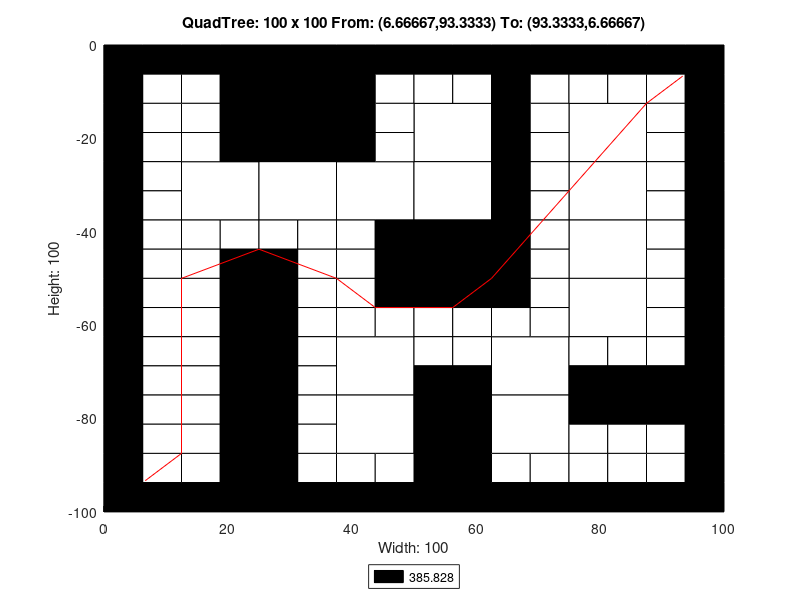

This figure's MATLAB source:
axis([0 100 -100 0]);
title('QuadTree: 100 x 100 From: (6.66667,93.3333) To: (93.3333,6.66667)');
xlabel('Width: 100');
ylabel('Height: 100');
rectangle('Position',[25 -12.5 12.5 12.5], 'FaceColor',[0 0 0]);
rectangle('Position',[25 -25 12.5 12.5], 'FaceColor',[0 0 0]);
rectangle('Position',[12.5 -37.5 12.5 12.5], 'FaceColor',[1 1 1]);
rectangle('Position',[25 -37.5 12.5 12.5], 'FaceColor',[1 1 1]);
rectangle('Position',[37.5 -37.5 12.5 12.5], 'FaceColor',[1 1 1]);
rectangle('Position',[50 -25 12.5 12.5], 'FaceColor',[1 1 1]);
rectangle('Position',[75 -25 12.5 12.5], 'FaceColor',[1 1 1]);
rectangle('Position',[50 -37.5 12.5 12.5], 'FaceColor',[1 1 1]);
rectangle('Position',[50 -50 12.5 12.5], 'FaceColor',[0 0 0]);
rectangle('Position',[75 -37.5 12.5 12.5], 'FaceColor',[1 1 1]);
rectangle('Position',[75 -50 12.5 12.5], 'FaceColor',[1 1 1]);
rectangle('Position',[37.5 -75 12.5 12.5], 'FaceColor',[1 1 1]);
rectangle('Position',[37.5 -87.5 12.5 12.5], 'FaceColor',[1 1 1]);
rectangle('Position',[62.5 -75 12.5 12.5], 'FaceColor',[1 1 1]);
rectangle('Position',[75 -62.5 12.5 12.5], 'FaceColor',[1 1 1]);
rectangle('Position',[50 -87.5 12.5 12.5], 'FaceColor',[0 0 0]);
rectangle('Position',[62.5 -87.5 12.5 12.5], 'FaceColor',[1 1 1]);
rectangle('Position',[50 -100 12.5 12.5], 'FaceColor',[0 0 0]);
rectangle('Position',[0 -6.25 6.25 6.25], 'FaceColor',[0 0 0]);
rectangle('Position',[6.25 -6.25 6.25 6.25], 'FaceColor',[0 0 0]);
rectangle('Position',[0 -12.5 6.25 6.25], 'FaceColor',[0 0 0]);
rectangle('Position',[6.25 -12.5 6.25 6.25], 'FaceColor',[1 1 1]);
rectangle('Position',[12.5 -6.25 6.25 6.25], 'FaceColor',[0 0 0]);
rectangle('Position',[18.75 -6.25 6.25 6.25], 'FaceColor',[0 0 0]);
rectangle('Position',[12.5 -12.5 6.25 6.25], 'FaceColor',[1 1 1]);
rectangle('Position',[18.75 -12.5 6.25 6.25], 'FaceColor',[0 0 0]);
rectangle('Position',[0 -18.75 6.25 6.25], 'FaceColor',[0 0 0]);
rectangle('Position',[6.25 -18.75 6.25 6.25], 'FaceColor',[1 1 1]);
rectangle('Position',[0 -25 6.25 6.25], 'FaceColor',[0 0 0]);
rectangle('Position',[6.25 -25 6.25 6.25], 'FaceColor',[1 1 1]);
rectangle('Position',[12.5 -18.75 6.25 6.25], 'FaceColor',[1 1 1]);
rectangle('Position',[18.75 -18.75 6.25 6.25], 'FaceColor',[0 0 0]);
rectangle('Position',[12.5 -25 6.25 6.25], 'FaceColor',[1 1 1]);
rectangle('Position',[18.75 -25 6.25 6.25], 'FaceColor',[0 0 0]);
rectangle('Position',[37.5 -6.25 6.25 6.25], 'FaceColor',[0 0 0]);
rectangle('Position',[43.75 -6.25 6.25 6.25], 'FaceColor',[0 0 0]);
rectangle('Position',[37.5 -12.5 6.25 6.25], 'FaceColor',[0 0 0]);
rectangle('Position',[43.75 -12.5 6.25 6.25], 'FaceColor',[1 1 1]);
rectangle('Position',[37.5 -18.75 6.25 6.25], 'FaceColor',[0 0 0]);
rectangle('Position',[43.75 -18.75 6.25 6.25], 'FaceColor',[1 1 1]);
rectangle('Position',[37.5 -25 6.25 6.25], 'FaceColor',[0 0 0]);
rectangle('Position',[43.75 -25 6.25 6.25], 'FaceColor',[1 1 1]);
rectangle('Position',[0 -31.25 6.25 6.25], 'FaceColor',[0 0 0]);
rectangle('Position',[6.25 -31.25 6.25 6.25], 'FaceColor',[1 1 1]);
rectangle('Position',[0 -37.5 6.25 6.25], 'FaceColor',[0 0 0]);
rectangle('Position',[6.25 -37.5 6.25 6.25], 'FaceColor',[1 1 1]);
rectangle('Position',[0 -43.75 6.25 6.25], 'FaceColor',[0 0 0]);
rectangle('Position',[6.25 -43.75 6.25 6.25], 'FaceColor',[1 1 1]);
rectangle('Position',[0 -50 6.25 6.25], 'FaceColor',[0 0 0]);
rectangle('Position',[6.25 -50 6.25 6.25], 'FaceColor',[1 1 1]);
rectangle('Position',[12.5 -43.75 6.25 6.25], 'FaceColor',[1 1 1]);
rectangle('Position',[18.75 -43.75 6.25 6.25], 'FaceColor',[1 1 1]);
rectangle('Position',[12.5 -50 6.25 6.25], 'FaceColor',[1 1 1]);
rectangle('Position',[18.75 -50 6.25 6.25], 'FaceColor',[0 0 0]);
rectangle('Position',[25 -43.75 6.25 6.25], 'FaceColor',[1 1 1]);
rectangle('Position',[31.25 -43.75 6.25 6.25], 'FaceColor',[1 1 1]);
rectangle('Position',[25 -50 6.25 6.25], 'FaceColor',[0 0 0]);
rectangle('Position',[31.25 -50 6.25 6.25], 'FaceColor',[1 1 1]);
rectangle('Position',[37.5 -43.75 6.25 6.25], 'FaceColor',[1 1 1]);
rectangle('Position',[43.75 -43.75 6.25 6.25], 'FaceColor',[0 0 0]);
rectangle('Position',[37.5 -50 6.25 6.25], 'FaceColor',[1 1 1]);
rectangle('Position',[43.75 -50 6.25 6.25], 'FaceColor',[0 0 0]);
rectangle('Position',[50 -6.25 6.25 6.25], 'FaceColor',[0 0 0]);
rectangle('Position',[56.25 -6.25 6.25 6.25], 'FaceColor',[0 0 0]);
rectangle('Position',[50 -12.5 6.25 6.25], 'FaceColor',[1 1 1]);
rectangle('Position',[56.25 -12.5 6.25 6.25], 'FaceColor',[1 1 1]);
rectangle('Position',[62.5 -6.25 6.25 6.25], 'FaceColor',[0 0 0]);
rectangle('Position',[68.75 -6.25 6.25 6.25], 'FaceColor',[0 0 0]);
rectangle('Position',[62.5 -12.5 6.25 6.25], 'FaceColor',[0 0 0]);
rectangle('Position',[68.75 -12.5 6.25 6.25], 'FaceColor',[1 1 1]);
rectangle('Position',[62.5 -18.75 6.25 6.25], 'FaceColor',[0 0 0]);
rectangle('Position',[68.75 -18.75 6.25 6.25], 'FaceColor',[1 1 1]);
rectangle('Position',[62.5 -25 6.25 6.25], 'FaceColor',[0 0 0]);
rectangle('Position',[68.75 -25 6.25 6.25], 'FaceColor',[1 1 1]);
rectangle('Position',[75 -6.25 6.25 6.25], 'FaceColor',[0 0 0]);
rectangle('Position',[81.25 -6.25 6.25 6.25], 'FaceColor',[0 0 0]);
rectangle('Position',[75 -12.5 6.25 6.25], 'FaceColor',[1 1 1]);
rectangle('Position',[81.25 -12.5 6.25 6.25], 'FaceColor',[1 1 1]);
rectangle('Position',[87.5 -6.25 6.25 6.25], 'FaceColor',[0 0 0]);
rectangle('Position',[93.75 -6.25 6.25 6.25], 'FaceColor',[0 0 0]);
rectangle('Position',[87.5 -12.5 6.25 6.25], 'FaceColor',[1 1 1]);
rectangle('Position',[93.75 -12.5 6.25 6.25], 'FaceColor',[0 0 0]);
rectangle('Position',[87.5 -18.75 6.25 6.25], 'FaceColor',[1 1 1]);
rectangle('Position',[93.75 -18.75 6.25 6.25], 'FaceColor',[0 0 0]);
rectangle('Position',[87.5 -25 6.25 6.25], 'FaceColor',[1 1 1]);
rectangle('Position',[93.75 -25 6.25 6.25], 'FaceColor',[0 0 0]);
rectangle('Position',[62.5 -31.25 6.25 6.25], 'FaceColor',[0 0 0]);
rectangle('Position',[68.75 -31.25 6.25 6.25], 'FaceColor',[1 1 1]);
rectangle('Position',[62.5 -37.5 6.25 6.25], 'FaceColor',[0 0 0]);
rectangle('Position',[68.75 -37.5 6.25 6.25], 'FaceColor',[1 1 1]);
rectangle('Position',[62.5 -43.75 6.25 6.25], 'FaceColor',[0 0 0]);
rectangle('Position',[68.75 -43.75 6.25 6.25], 'FaceColor',[1 1 1]);
rectangle('Position',[62.5 -50 6.25 6.25], 'FaceColor',[0 0 0]);
rectangle('Position',[68.75 -50 6.25 6.25], 'FaceColor',[1 1 1]);
rectangle('Position',[87.5 -31.25 6.25 6.25], 'FaceColor',[1 1 1]);
rectangle('Position',[93.75 -31.25 6.25 6.25], 'FaceColor',[0 0 0]);
rectangle('Position',[87.5 -37.5 6.25 6.25], 'FaceColor',[1 1 1]);
rectangle('Position',[93.75 -37.5 6.25 6.25], 'FaceColor',[0 0 0]);
rectangle('Position',[87.5 -43.75 6.25 6.25], 'FaceColor',[1 1 1]);
rectangle('Position',[93.75 -43.75 6.25 6.25], 'FaceColor',[0 0 0]);
rectangle('Position',[87.5 -50 6.25 6.25], 'FaceColor',[1 1 1]);
rectangle('Position',[93.75 -50 6.25 6.25], 'FaceColor',[0 0 0]);
rectangle('Position',[0 -56.25 6.25 6.25], 'FaceColor',[0 0 0]);
rectangle('Position',[6.25 -56.25 6.25 6.25], 'FaceColor',[1 1 1]);
rectangle('Position',[0 -62.5 6.25 6.25], 'FaceColor',[0 0 0]);
rectangle('Position',[6.25 -62.5 6.25 6.25], 'FaceColor',[1 1 1]);
rectangle('Position',[12.5 -56.25 6.25 6.25], 'FaceColor',[1 1 1]);
rectangle('Position',[18.75 -56.25 6.25 6.25], 'FaceColor',[0 0 0]);
rectangle('Position',[12.5 -62.5 6.25 6.25], 'FaceColor',[1 1 1]);
rectangle('Position',[18.75 -62.5 6.25 6.25], 'FaceColor',[0 0 0]);
rectangle('Position',[0 -68.75 6.25 6.25], 'FaceColor',[0 0 0]);
rectangle('Position',[6.25 -68.75 6.25 6.25], 'FaceColor',[1 1 1]);
rectangle('Position',[0 -75 6.25 6.25], 'FaceColor',[0 0 0]);
rectangle('Position',[6.25 -75 6.25 6.25], 'FaceColor',[1 1 1]);
rectangle('Position',[12.5 -68.75 6.25 6.25], 'FaceColor',[1 1 1]);
rectangle('Position',[18.75 -68.75 6.25 6.25], 'FaceColor',[0 0 0]);
rectangle('Position',[12.5 -75 6.25 6.25], 'FaceColor',[1 1 1]);
rectangle('Position',[18.75 -75 6.25 6.25], 'FaceColor',[0 0 0]);
rectangle('Position',[25 -56.25 6.25 6.25], 'FaceColor',[0 0 0]);
rectangle('Position',[31.25 -56.25 6.25 6.25], 'FaceColor',[1 1 1]);
rectangle('Position',[25 -62.5 6.25 6.25], 'FaceColor',[0 0 0]);
rectangle('Position',[31.25 -62.5 6.25 6.25], 'FaceColor',[1 1 1]);
rectangle('Position',[37.5 -56.25 6.25 6.25], 'FaceColor',[1 1 1]);
rectangle('Position',[43.75 -56.25 6.25 6.25], 'FaceColor',[0 0 0]);
rectangle('Position',[37.5 -62.5 6.25 6.25], 'FaceColor',[1 1 1]);
rectangle('Position',[43.75 -62.5 6.25 6.25], 'FaceColor',[1 1 1]);
rectangle('Position',[25 -68.75 6.25 6.25], 'FaceColor',[0 0 0]);
rectangle('Position',[31.25 -68.75 6.25 6.25], 'FaceColor',[1 1 1]);
rectangle('Position',[25 -75 6.25 6.25], 'FaceColor',[0 0 0]);
rectangle('Position',[31.25 -75 6.25 6.25], 'FaceColor',[1 1 1]);
rectangle('Position',[0 -81.25 6.25 6.25], 'FaceColor',[0 0 0]);
rectangle('Position',[6.25 -81.25 6.25 6.25], 'FaceColor',[1 1 1]);
rectangle('Position',[0 -87.5 6.25 6.25], 'FaceColor',[0 0 0]);
rectangle('Position',[6.25 -87.5 6.25 6.25], 'FaceColor',[1 1 1]);
rectangle('Position',[12.5 -81.25 6.25 6.25], 'FaceColor',[1 1 1]);
rectangle('Position',[18.75 -81.25 6.25 6.25], 'FaceColor',[0 0 0]);
rectangle('Position',[12.5 -87.5 6.25 6.25], 'FaceColor',[1 1 1]);
rectangle('Position',[18.75 -87.5 6.25 6.25], 'FaceColor',[0 0 0]);
rectangle('Position',[0 -93.75 6.25 6.25], 'FaceColor',[0 0 0]);
rectangle('Position',[6.25 -93.75 6.25 6.25], 'FaceColor',[1 1 1]);
rectangle('Position',[0 -100 6.25 6.25], 'FaceColor',[0 0 0]);
rectangle('Position',[6.25 -100 6.25 6.25], 'FaceColor',[0 0 0]);
rectangle('Position',[12.5 -93.75 6.25 6.25], 'FaceColor',[1 1 1]);
rectangle('Position',[18.75 -93.75 6.25 6.25], 'FaceColor',[0 0 0]);
rectangle('Position',[12.5 -100 6.25 6.25], 'FaceColor',[0 0 0]);
rectangle('Position',[18.75 -100 6.25 6.25], 'FaceColor',[0 0 0]);
rectangle('Position',[25 -81.25 6.25 6.25], 'FaceColor',[0 0 0]);
rectangle('Position',[31.25 -81.25 6.25 6.25], 'FaceColor',[1 1 1]);
rectangle('Position',[25 -87.5 6.25 6.25], 'FaceColor',[0 0 0]);
rectangle('Position',[31.25 -87.5 6.25 6.25], 'FaceColor',[1 1 1]);
rectangle('Position',[25 -93.75 6.25 6.25], 'FaceColor',[0 0 0]);
rectangle('Position',[31.25 -93.75 6.25 6.25], 'FaceColor',[1 1 1]);
rectangle('Position',[25 -100 6.25 6.25], 'FaceColor',[0 0 0]);
rectangle('Position',[31.25 -100 6.25 6.25], 'FaceColor',[0 0 0]);
rectangle('Position',[37.5 -93.75 6.25 6.25], 'FaceColor',[1 1 1]);
rectangle('Position',[43.75 -93.75 6.25 6.25], 'FaceColor',[1 1 1]);
rectangle('Position',[37.5 -100 6.25 6.25], 'FaceColor',[0 0 0]);
rectangle('Position',[43.75 -100 6.25 6.25], 'FaceColor',[0 0 0]);
rectangle('Position',[50 -56.25 6.25 6.25], 'FaceColor',[0 0 0]);
rectangle('Position',[56.25 -56.25 6.25 6.25], 'FaceColor',[0 0 0]);
rectangle('Position',[50 -62.5 6.25 6.25], 'FaceColor',[1 1 1]);
rectangle('Position',[56.25 -62.5 6.25 6.25], 'FaceColor',[1 1 1]);
rectangle('Position',[62.5 -56.25 6.25 6.25], 'FaceColor',[0 0 0]);
rectangle('Position',[68.75 -56.25 6.25 6.25], 'FaceColor',[1 1 1]);
rectangle('Position',[62.5 -62.5 6.25 6.25], 'FaceColor',[1 1 1]);
rectangle('Position',[68.75 -62.5 6.25 6.25], 'FaceColor',[1 1 1]);
rectangle('Position',[50 -68.75 6.25 6.25], 'FaceColor',[1 1 1]);
rectangle('Position',[56.25 -68.75 6.25 6.25], 'FaceColor',[1 1 1]);
rectangle('Position',[50 -75 6.25 6.25], 'FaceColor',[0 0 0]);
rectangle('Position',[56.25 -75 6.25 6.25], 'FaceColor',[0 0 0]);
rectangle('Position',[87.5 -56.25 6.25 6.25], 'FaceColor',[1 1 1]);
rectangle('Position',[93.75 -56.25 6.25 6.25], 'FaceColor',[0 0 0]);
rectangle('Position',[87.5 -62.5 6.25 6.25], 'FaceColor',[1 1 1]);
rectangle('Position',[93.75 -62.5 6.25 6.25], 'FaceColor',[0 0 0]);
rectangle('Position',[75 -68.75 6.25 6.25], 'FaceColor',[1 1 1]);
rectangle('Position',[81.25 -68.75 6.25 6.25], 'FaceColor',[1 1 1]);
rectangle('Position',[75 -75 6.25 6.25], 'FaceColor',[0 0 0]);
rectangle('Position',[81.25 -75 6.25 6.25], 'FaceColor',[0 0 0]);
rectangle('Position',[87.5 -68.75 6.25 6.25], 'FaceColor',[1 1 1]);
rectangle('Position',[93.75 -68.75 6.25 6.25], 'FaceColor',[0 0 0]);
rectangle('Position',[87.5 -75 6.25 6.25], 'FaceColor',[0 0 0]);
rectangle('Position',[93.75 -75 6.25 6.25], 'FaceColor',[0 0 0]);
rectangle('Position',[62.5 -93.75 6.25 6.25], 'FaceColor',[1 1 1]);
rectangle('Position',[68.75 -93.75 6.25 6.25], 'FaceColor',[1 1 1]);
rectangle('Position',[62.5 -100 6.25 6.25], 'FaceColor',[0 0 0]);
rectangle('Position',[68.75 -100 6.25 6.25], 'FaceColor',[0 0 0]);
rectangle('Position',[75 -81.25 6.25 6.25], 'FaceColor',[0 0 0]);
rectangle('Position',[81.25 -81.25 6.25 6.25], 'FaceColor',[0 0 0]);
rectangle('Position',[75 -87.5 6.25 6.25], 'FaceColor',[1 1 1]);
rectangle('Position',[81.25 -87.5 6.25 6.25], 'FaceColor',[1 1 1]);
rectangle('Position',[87.5 -81.25 6.25 6.25], 'FaceColor',[0 0 0]);
rectangle('Position',[93.75 -81.25 6.25 6.25], 'FaceColor',[0 0 0]);
rectangle('Position',[87.5 -87.5 6.25 6.25], 'FaceColor',[1 1 1]);
rectangle('Position',[93.75 -87.5 6.25 6.25], 'FaceColor',[0 0 0]);
rectangle('Position',[75 -93.75 6.25 6.25], 'FaceColor',[1 1 1]);
rectangle('Position',[81.25 -93.75 6.25 6.25], 'FaceColor',[1 1 1]);
rectangle('Position',[75 -100 6.25 6.25], 'FaceColor',[0 0 0]);
rectangle('Position',[81.25 -100 6.25 6.25], 'FaceColor',[0 0 0]);
rectangle('Position',[87.5 -93.75 6.25 6.25], 'FaceColor',[1 1 1]);
rectangle('Position',[93.75 -93.75 6.25 6.25], 'FaceColor',[0 0 0]);
rectangle('Position',[87.5 -100 6.25 6.25], 'FaceColor',[0 0 0]);
rectangle('Position',[93.75 -100 6.25 6.25], 'FaceColor',[0 0 0]);
X=[93.3333,93.3333,87.5,75,75,62.5,62.5,56.25,50,43.75,43.75,37.5,25,25,25,12.5,12.5,12.5,12.5,12.5,12.5,12.5,12.5,6.66667];
Y=[-6.66667,-6.66667,-12.5,-31.25,-31.25,-50,-50,-56.25,-56.25,-56.25,-56.25,-50,-43.75,-43.75,-43.75,-50,-50,-62.5,-62.5,-75,-75,-87.5,-87.5,-93.3333];
hold on;
plot(X,Y,'r');
legend('385.828','Location','southoutside');
